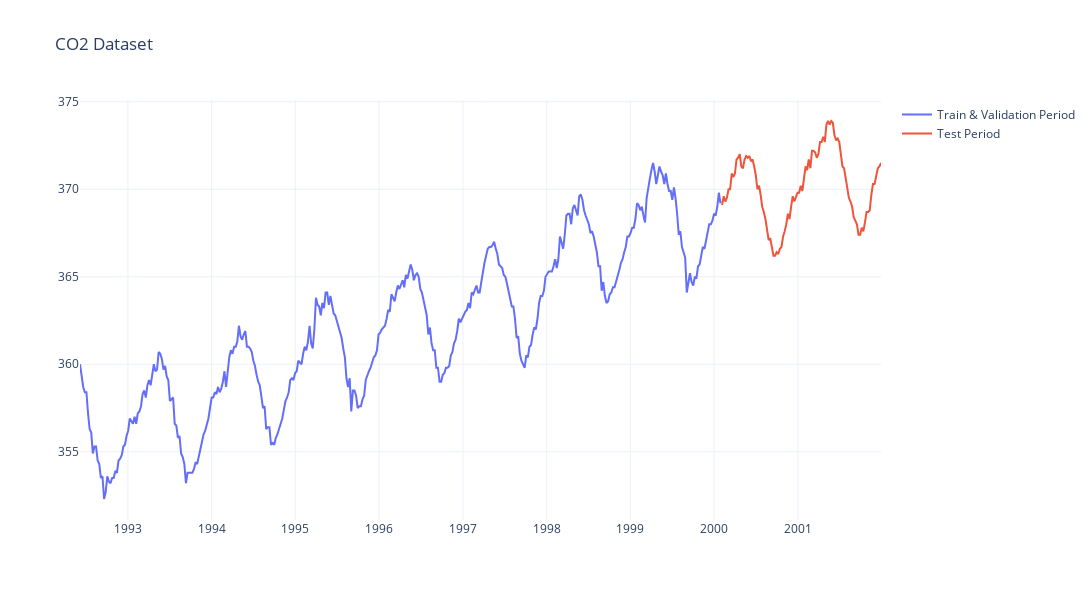

The cell this chart's notebook holds for it:
### Markdown cell above
You will be asked to implement the following functions in `time_series.py`: 

1. **local_seasonal_decomposition**: Implement the seasonal decomposition of time series. The function takes the time series data and the period as input and returns the trend, seasonal, and residual components.
2. **difference**: Implement the differencing method to remove the trend from the time series data.
3. **is_stationary**: Implement the Augmented Dickey-Fuller test to check if the time series data is stationary.
4. **walk_forward_validation_arima**: Implement the walk-forward validation method for the ARIMA model. The function takes the time series data & the order of the ARIMA model, and returns the forecast.


*Note: Our dataset is collected from "Atmospheric CO2 from Continuous Air Samples at Mauna Loa Observatory, Hawaii, U.S.A." from Keeling et al (2004).*

### Code cell
%load_ext autoreload
%autoreload 2

from statsmodels import datasets as statsmodels_datasets
import pandas as pd
import plotly.graph_objects as go

data = statsmodels_datasets.co2.load_pandas().data
data = data.iloc[-500:]
data = data.interpolate()
data = data.reset_index()
data.columns = ['date', 'co2']
data["date"] = pd.to_datetime(data["date"])
data.resample('ME', on='date').mean()
data.set_index('date', inplace=True)

train = data.iloc[:int(0.8*len(data))]
test = data.iloc[int(0.8*len(data)):]

fig = go.Figure()
fig.add_trace(go.Scatter(x=train.index, y=train['co2'], mode='lines', name='Train & Validation Period'))
fig.add_trace(go.Scatter(x=test.index, y=test['co2'], mode='lines', name='Test Period'))
fig.update_layout(title='CO2 Dataset', height=600, width=1200, template='plotly_white', showlegend=True)
fig.show()

### Figure 1 — Plotly figure (JSON) as saved in the notebook; plotly's stock layout.template omitted (floating-point values rounded to 4 significant figures; data arrays with more than 128 entries replaced by an {"elided": "..."} marker saying what was removed)
{"data": [{"mode": "lines", "name": "Train & Validation Period", "type": "scatter", "x": {"elided": "400 str values"}, "y": {"elided": "400 float values"}}, {"mode": "lines", "name": "Test Period", "type": "scatter", "x": ["2000-02-05T00:00:00", "2000-02-12T00:00:00", "2000-02-19T00:00:00", "2000-02-26T00:00:00", "2000-03-04T00:00:00", "2000-03-11T00:00:00", "2000-03-18T00:00:00", "2000-03-25T00:00:00", "2000-04-01T00:00:00", "2000-04-08T00:00:00", "2000-04-15T00:00:00", "2000-04-22T00:00:00", "2000-04-29T00:00:00", "2000-05-06T00:00:00", "2000-05-13T00:00:00", "2000-05-20T00:00:00", "2000-05-27T00:00:00", "2000-06-03T00:00:00", "2000-06-10T00:00:00", "2000-06-17T00:00:00", "2000-06-24T00:00:00", "2000-07-01T00:00:00", "2000-07-08T00:00:00", "2000-07-15T00:00:00", "2000-07-22T00:00:00", "2000-07-29T00:00:00", "2000-08-05T00:00:00", "2000-08-12T00:00:00", "2000-08-19T00:00:00", "2000-08-26T00:00:00", "2000-09-02T00:00:00", "2000-09-09T00:00:00", "2000-09-16T00:00:00", "2000-09-23T00:00:00", "2000-09-30T00:00:00", "2000-10-07T00:00:00", "2000-10-14T00:00:00", "2000-10-21T00:00:00", "2000-10-28T00:00:00", "2000-11-04T00:00:00", "2000-11-11T00:00:00", "2000-11-18T00:00:00", "2000-11-25T00:00:00", "2000-12-02T00:00:00", "2000-12-09T00:00:00", "2000-12-16T00:00:00", "2000-12-23T00:00:00", "2000-12-30T00:00:00", "2001-01-06T00:00:00", "2001-01-13T00:00:00", "2001-01-20T00:00:00", "2001-01-27T00:00:00", "2001-02-03T00:00:00", "2001-02-10T00:00:00", "2001-02-17T00:00:00", "2001-02-24T00:00:00", "2001-03-03T00:00:00", "2001-03-10T00:00:00", "2001-03-17T00:00:00", "2001-03-24T00:00:00", "2001-03-31T00:00:00", "2001-04-07T00:00:00", "2001-04-14T00:00:00", "2001-04-21T00:00:00", "2001-04-28T00:00:00", "2001-05-05T00:00:00", "2001-05-12T00:00:00", "2001-05-19T00:00:00", "2001-05-26T00:00:00", "2001-06-02T00:00:00", "2001-06-09T00:00:00", "2001-06-16T00:00:00", "2001-06-23T00:00:00", "2001-06-30T00:00:00", "2001-07-07T00:00:00", "2001-07-14T00:00:00", "2001-07-21T00:00:00", "2001-07-28T00:00:00", "2001-08-04T00:00:00", "2001-08-11T00:00:00", "2001-08-18T00:00:00", "2001-08-25T00:00:00", "2001-09-01T00:00:00", "2001-09-08T00:00:00", "2001-09-15T00:00:00", "2001-09-22T00:00:00", "2001-09-29T00:00:00", "2001-10-06T00:00:00", "2001-10-13T00:00:00", "2001-10-20T00:00:00", "2001-10-27T00:00:00", "2001-11-03T00:00:00", "2001-11-10T00:00:00", "2001-11-17T00:00:00", "2001-11-24T00:00:00", "2001-12-01T00:00:00", "2001-12-08T00:00:00", "2001-12-15T00:00:00", "2001-12-22T00:00:00", "2001-12-29T00:00:00"], "y": [369.1, 369.6, 369.3, 369.5, 370, 370, 370.9, 370.7, 370.9, 371.7, 371.8, 372, 371.3, 371.2, 371.7, 371.9, 371.8, 371.9, 371.6, 371.7, 371.3, 370.8, 370, 370.2, 369.7, 369, 368.7, 368.3, 367.7, 367.1, 367.2, 366.7, 366.2, 366.2, 366.4, 366.3, 366.6, 366.7, 367.3, 367.6, 368, 368.6, 368.3, 369, 369.6, 369.3, 369.5, 369.8, 369.8, 370.2, 369.9, 370.8, 371.3, 371.1, 371.7, 371.2, 372.2, 372.2, 372.1, 371.8, 372, 372.7, 372.7, 373, 372.7, 373.7, 373.9, 373.7, 373.9, 373.8, 373.1, 372.8, 372.9, 372.7, 372.1, 371.3, 371.2, 370.6, 369.9, 369.5, 369.3, 369, 368.4, 368.2, 368, 367.4, 367.4, 367.8, 367.6, 368.1, 368.7, 368.7, 368.8, 369.7, 370.3, 370.3, 370.8, 371.2, 371.3, 371.5]}], "layout": {"height": 600, "showlegend": true, "title": {"text": "CO2 Dataset"}, "width": 1200}}
